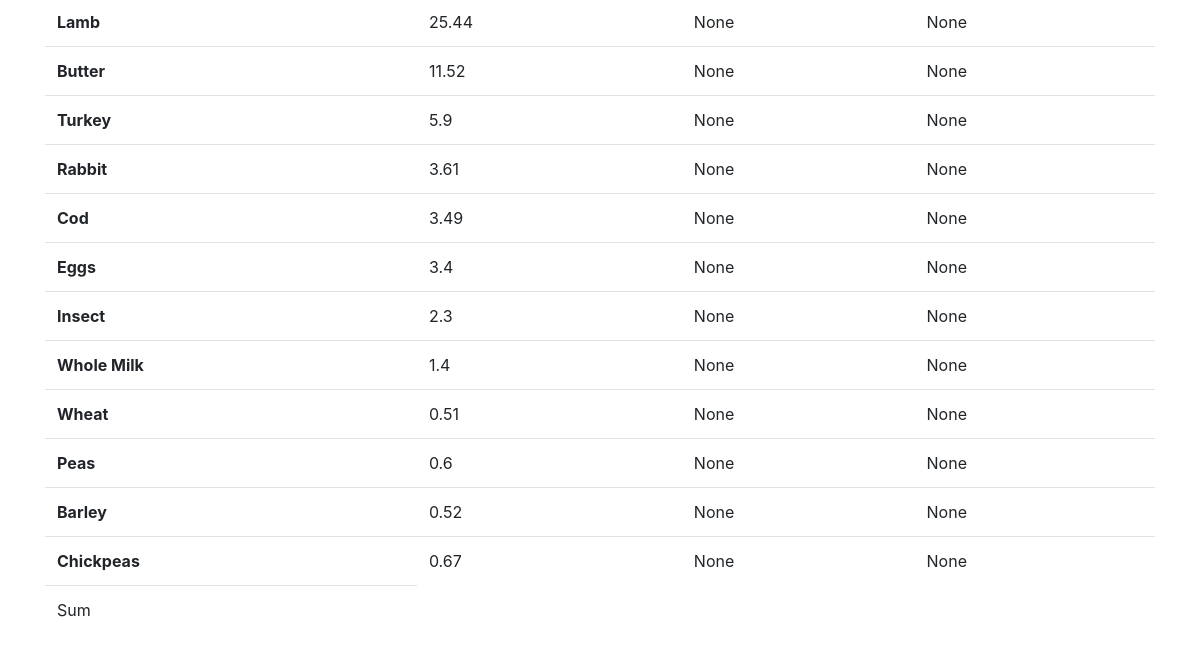
Before: /overview (lower part) with the older database file.
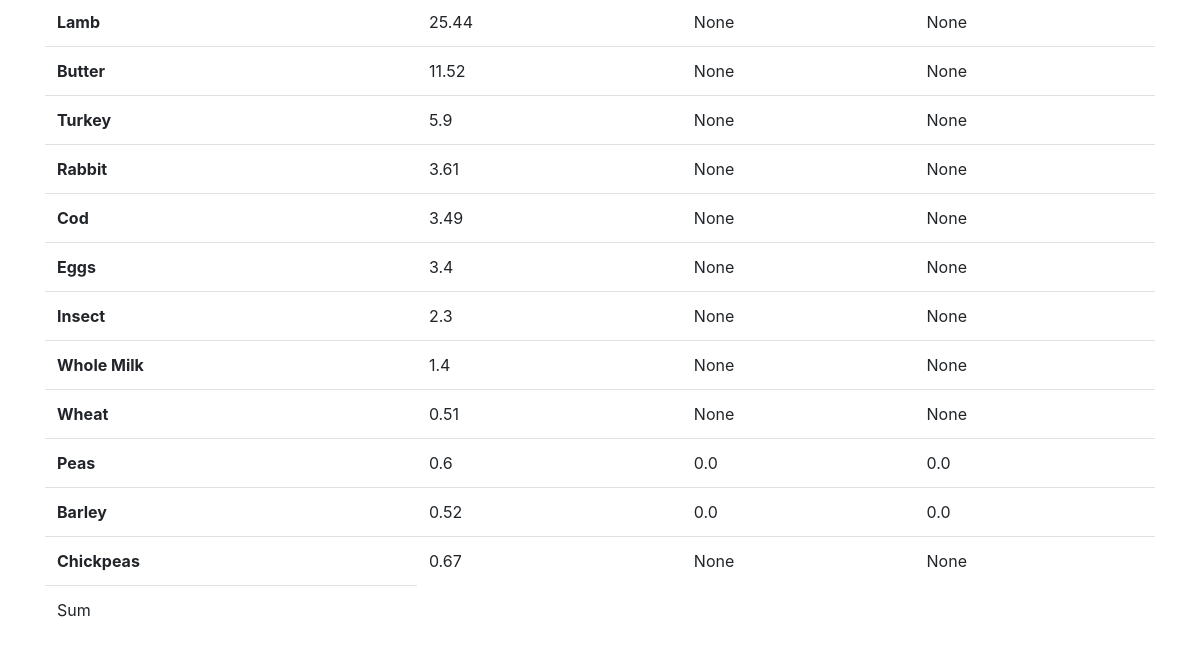
After: the same page with the newer database file.
### main.py (models this page shows, shortened)
class ReferenceValues(db.Model):
  id = db.Column('entry_id', db.Integer, primary_key = True)
  category = db.Column(db.String(100))
  globalWarmingPotential = db.Column(db.Float)
  energyConsumption = db.Column(db.Float)
  waterUsage = db.Column(db.Float)

### main.py (the view)
@app.route('/overview')
def overview():
  print "Querying"
  purch = ReferenceValues.query.all()
  units = ['kg of CO2', 'MJ', 'm^3']
  return render_template('overview.html', purchases = purch, ref_units = units)

### templates/overview.html (shortened to what this page needs)
{% extends 'layout.html' %}
{% block body %}
<table class="table">
	<tbody>
		{% for purchase in purchases %}
		<tr>
			<th scope="row">{{ purchase.category }}</th>
			<td>{{ purchase.globalWarmingPotential }}</td>
			<td>{{ purchase.energyConsumption }}</td>
			<td>{{ purchase.waterUsage }}</td>
		</tr>
		{% endfor %}
	</tbody>
	<tfoot>
		<tr>
			<td>Sum</td>
		</tr>
	</tfoot>
</table>
{% endblock %}

Changed rows visible on the page:
changed ReferenceValues "Peas": energyConsumption "None" → "0.0"; waterUsage "None" → "0.0"
changed ReferenceValues "Barley": energyConsumption "None" → "0.0"; waterUsage "None" → "0.0"
